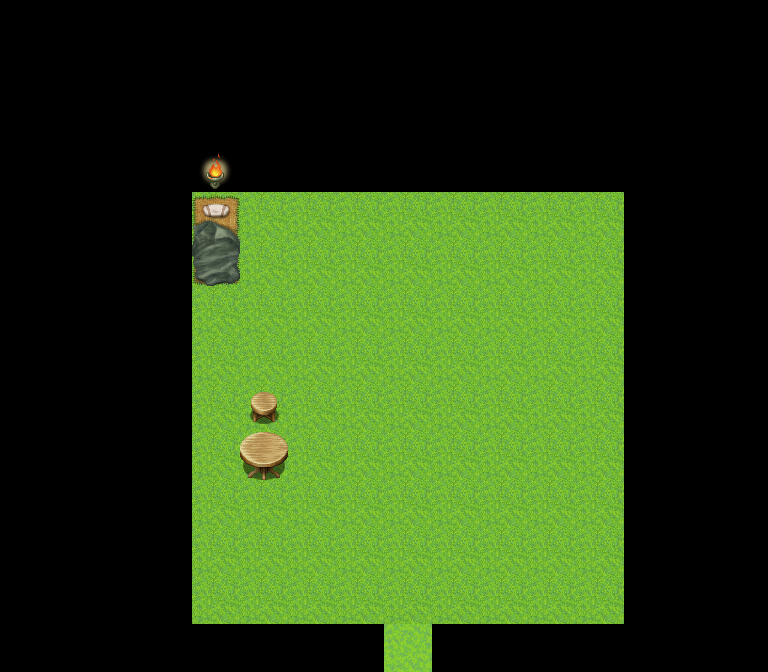

This is a level from a 2D game, rendered from its Tiled map with the project's own tilesets. A one-line summary and the map file follow, with tile-layer data summarised:
An orthogonal 16x14 tile map with 48x48 px tiles, 3 tile layers (bg layer, collision layer, 块层 3), 3 tilesets and 2 objects (Map03_Portal01, Map03_NPC01).

<map version="1.0" tiledversion="1.0.3" orientation="orthogonal" renderorder="right-down" width="16" height="14" tilewidth="48" tileheight="48" nextobjectid="3">
 <properties>
  <property name="name" value="测试地图2" />
 </properties>
 <tileset firstgid="1" source="Outside_A5.tsx" />
 <tileset firstgid="129" source="Inside_B.tsx" />
 <tileset firstgid="385" source="!Flame.tsx" />
 <layer name="bg layer" width="16" height="14">
  <data>[224 cells, 82 non-empty, 2 distinct tile ids]</data>
 </layer>
 <layer name="collision layer" width="16" height="14">
  <data>[224 cells, 146 non-empty, 5 distinct tile ids]</data>
 </layer>
 <layer name="块层 3" width="16" height="14">
  <data>[224 cells, 1 non-empty, 1 distinct tile ids]</data>
 </layer>
 <objectgroup name="script layer">
  <object id="1" name="Map03_Portal01" x="383" y="624" width="48" height="48">
   <properties>
    <property name="priority" type="int" value="1" />
    <property name="script" value="script/Map03_Portal01.lua" />
    <property name="trigger" value="TouchWithPlayer" />
   </properties>
  </object>
  <object id="2" name="Map03_NPC01" x="432" y="336" width="48" height="48">
   <properties>
    <property name="priority" type="int" value="2" />
    <property name="script" value="script/Map03_NPC01.lua" />
    <property name="trigger" value="OKButton" />
   </properties>
  </object>
 </objectgroup>
</map>
